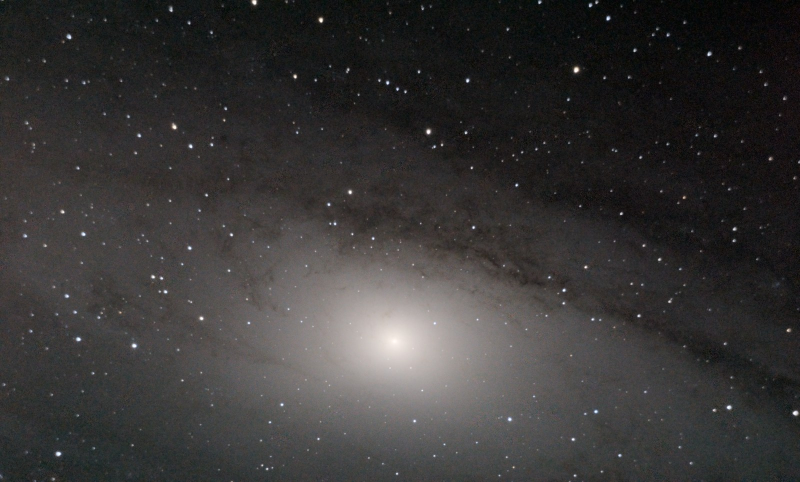
#> input picture observations/2026-10-03/images/andromeda-core-1600.jpg, 1600 x 964 px (shown at 1/2 size)
$ python -i quickstack.py   (imports and definitions only)
#> lines starting #> are read from the running program, lines starting #| are printed output that depends on the picture; after the words box and inside, x2 and y2 are one past the last pixel; in counts of white or black regions, pixels touching at a corner belong together
#> further down, picture is the input picture: shape (964, 1600, 3); mean B, G, R 54.2, 54.7, 56.4
"""Quick look, labelled as such: a stack of the camera's own JPEGs, registered on the stars.
Not the RAW pipeline (stack-pictures); every number it used goes into the recipe beside the picture.

usage: quickstack.py OUT_PREFIX CX CY HALF_W HALF_H FRAME.jpg [FRAME.jpg ...]
CX, CY: the target's place in the first frame (sensor pixels, the sensor's own way up)."""
import sys, json, os
import numpy as np, cv2

# [1 line that did not run here, left out]
frames = sys.argv[6:]


def load(f):
    return cv2.imread(f, cv2.IMREAD_COLOR | cv2.IMREAD_IGNORE_ORIENTATION).astype(np.float32)


def stars(img, n=80):
    """Centroids of the brightest compact stars, from a 2x-shrunk grey copy."""
#> called with n = 80
    g = cv2.cvtColor(img, cv2.COLOR_BGR2GRAY)
    g = cv2.resize(g, (g.shape[1] // 2, g.shape[0] // 2), interpolation=cv2.INTER_AREA)
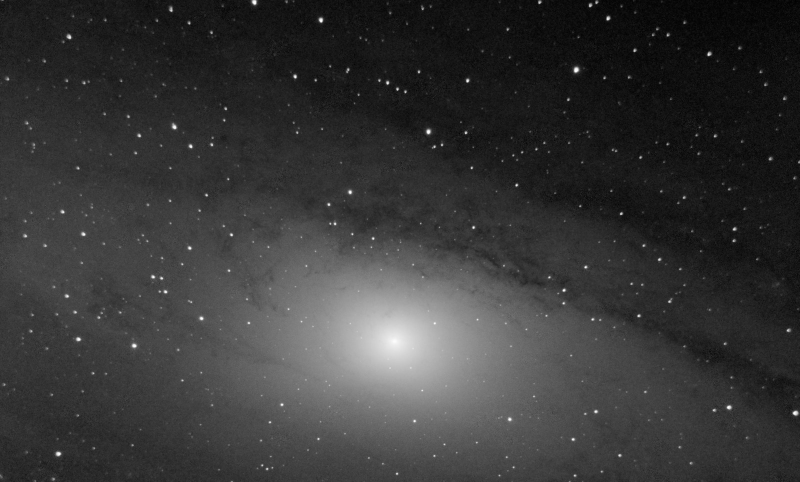
#> g: shape (482, 800); min 1, max 254, mean 55.3
    bg = cv2.medianBlur(g.astype(np.uint8), 31).astype(np.float32)
    d = g - bg
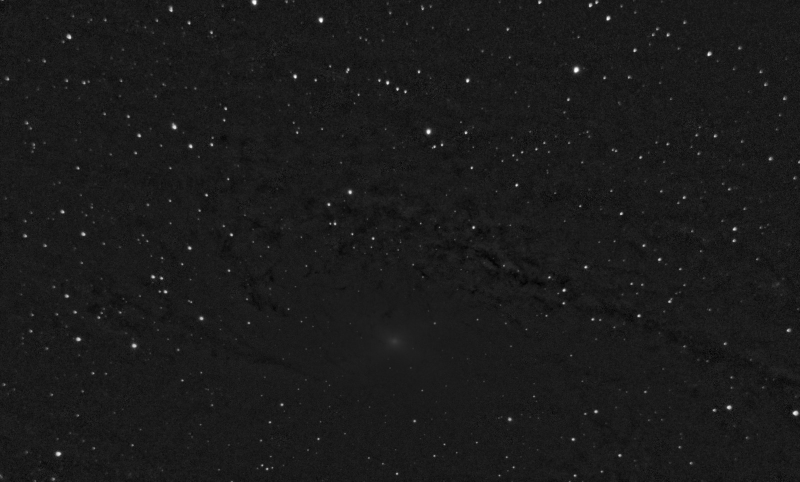
#> d: shape (482, 800) float32; min -27, max 232, mean 0.7; drawn with min black and max white
    s = 1.4826 * np.median(np.abs(d - np.median(d)))
#> s = 2.97
    mask = (d > 6 * s).astype(np.uint8)
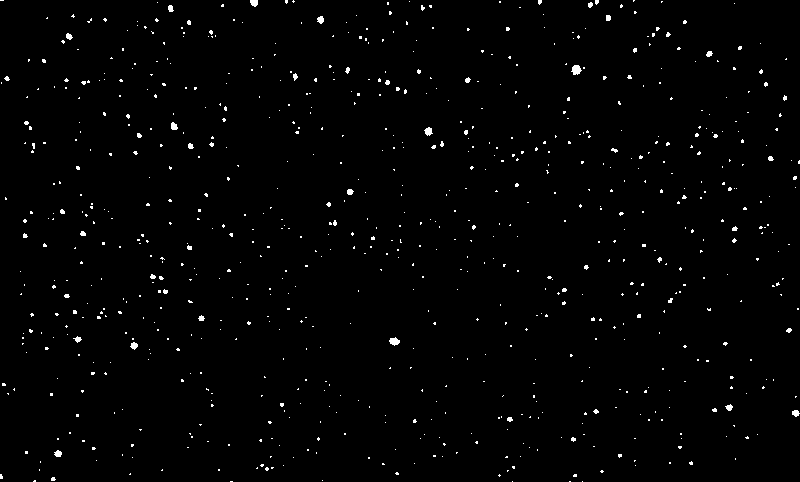
#> mask: shape (482, 800); values 0 (black) and 1 (white), 1.2% white in thin lines or dots
    k, lab, st, cen = cv2.connectedComponentsWithStats(mask)
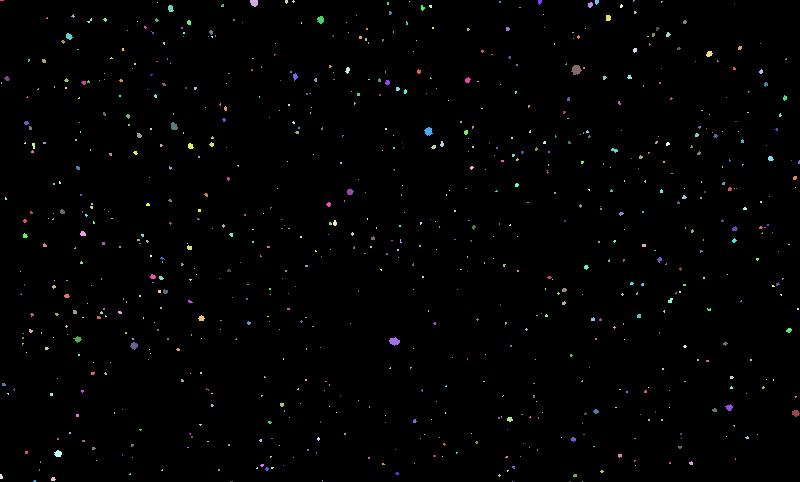
#> lab: shape (482, 800) int32; 790 distinct labels, from 0 to 789; one colour per label, 0 black
#> k = 790; st = 790 rows, first 6: [0, 0, 800, 482, 380919], [0, 0, 4, 1, 4], [250, 0, 8, 7, 45], [285, 0, 3, 4, 10], [292, 0, 3, 3, 5], [409, 1, 1, 1, 1]; cen = 790 pairs, first value 0.846 to 798.6, second value 0 to 481
    good = [(st[i, cv2.CC_STAT_AREA], cen[i]) for i in range(1, k) if 3 <= st[i, cv2.CC_STAT_AREA] <= 400]
#> good = 471 items, first 6: (4, [1.5, 0]), (45, [253.8, 2.44]), (10, [286, 1.2]), (5, [293, 1]), (4, [499.5, 1.5]), (16, [539.4, 1.56])
    good.sort(key=lambda t: -t[0] * d[int(t[1][1]), int(t[1][0])])
    return np.array([c for _, c in good[:n]], np.float32) * 2.0


def pairs(ref, pts, tol):
    a, b = [], []
    for p in pts:
        dd = np.linalg.norm(ref - p, axis=1)
        j = dd.argmin()
        if dd[j] < tol:
            a.append(ref[j]); b.append(p)
    return np.array(a, np.float32), np.array(b, np.float32)


def match(ref, pts):
    """The field shifts a little and turns about its middle (a degree in 20 minutes): a shift from the densest
    vote of pair offsets, then a rough rotation+shift from loose pairs, then a tight fit from close pairs."""
    off = (pts[None, :, :] - ref[:, None, :]).reshape(-1, 2)
    q = np.round(off / 8.0).astype(int)
    keys, counts = np.unique(q, axis=0, return_counts=True)
    shift = keys[counts.argmax()] * 8.0
    a, b = pairs(ref, pts - shift, 45.0)
    if len(a) < 6:
        return None, len(a)
    M1, _ = cv2.estimateAffinePartial2D(b + shift, a, method=cv2.RANSAC, ransacReprojThreshold=6.0)
    if M1 is None:
        return None, 0
    moved = pts @ M1[:, :2].T + M1[:, 2]
    a, _ = pairs(ref, moved, 4.0)
    keep = [i for i, p in enumerate(moved) if np.linalg.norm(ref - p, axis=1).min() < 4.0]
    if len(keep) < 6:
        return None, len(keep)
    M, inl = cv2.estimateAffinePartial2D(pts[keep], np.array([ref[np.linalg.norm(ref - moved[i], axis=1).argmin()] for i in keep]),
                                         method=cv2.RANSAC, ransacReprojThreshold=2.0)
    return M, int(inl.sum()) if inl is not None else 0


# [1 line not run here, left out]
# [1 line that did not run here, left out]
# [1 line that did not run here, left out]
cube, used, dropped = [], [], []
# [11 lines not run here, left out]
cube = np.array(cube)
# sigma-clipped mean: satellites, planes, hot pixels out
m = np.nanmean(cube, 0)
# [4 lines not run here, left out]
stack = m
# the sky: one constant per colour, measured off the target (sigma-clipped median); neutral black
sky = []
# [6 lines not run here, left out]
# [1 line that did not run here, left out]
# [1 line that did not run here, left out]
# [1 line that did not run here, left out]
k = 12.0
# [1 line that did not run here, left out]
# [1 line that did not run here, left out]
# [1 line not run here, left out]
# a quieter, half-size copy: 2x2 averaged (smaller, never enlarged)
# [1 line that did not run here, left out]
# [1 line not run here, left out]
# [1 line that did not run here, left out]
# [1 line that did not run here, left out]
# [1 line that did not run here, left out]
# [1 line that did not run here, left out]
# [6 lines not run here, left out]

>>> import cv2
>>> picture = cv2.imread('../../../observations/2026-10-03/images/andromeda-core-1600.jpg')
>>> result = stars(picture)
#> result = 80 pairs, first value 49.22 to 1590.6, second value 3.12 to 950.2

$ run again, on observations/2026-10-03/images/andromeda-mosaic-1600.jpg
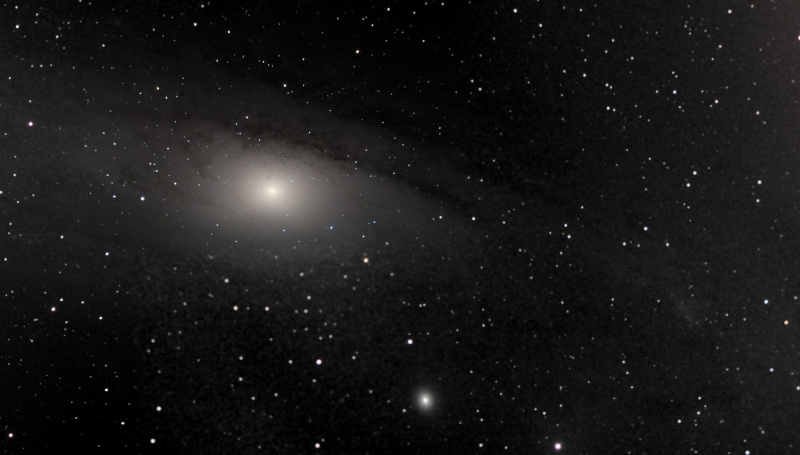
#> input picture observations/2026-10-03/images/andromeda-mosaic-1600.jpg, 1600 x 910 px (shown at 1/2 size)
#> picture is the input picture: shape (910, 1600, 3); mean B, G, R 23, 23.1, 23.7
#> s = 2.97
#> in stars, `mask = (d > 6 * s).astype(np.uint8)`:
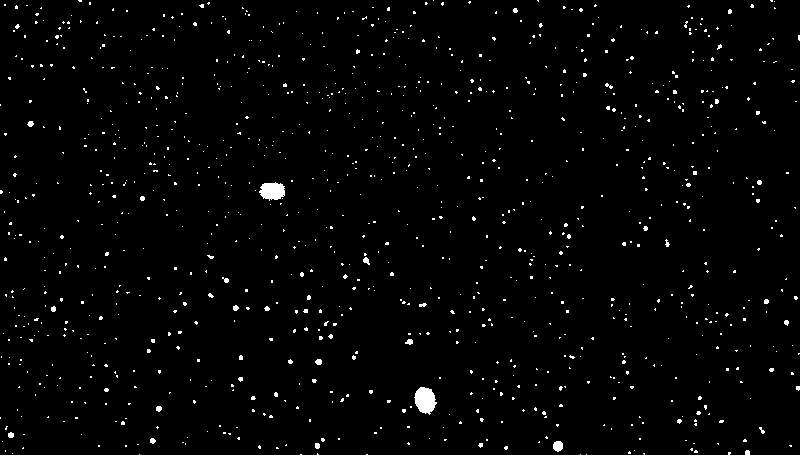
#> mask: shape (455, 800); values 0 (black) and 1 (white), 1.7% white; 1051 white regions (1026 under 20 px), largest, box (x1, y1, x2, y2) and area: (414, 387, 437, 415) 445, (259, 182, 285, 201) 365, (553, 441, 563, 452) 88
#> in stars, `k, lab, st, cen = cv2.connectedComponentsWithStats(mask)`:
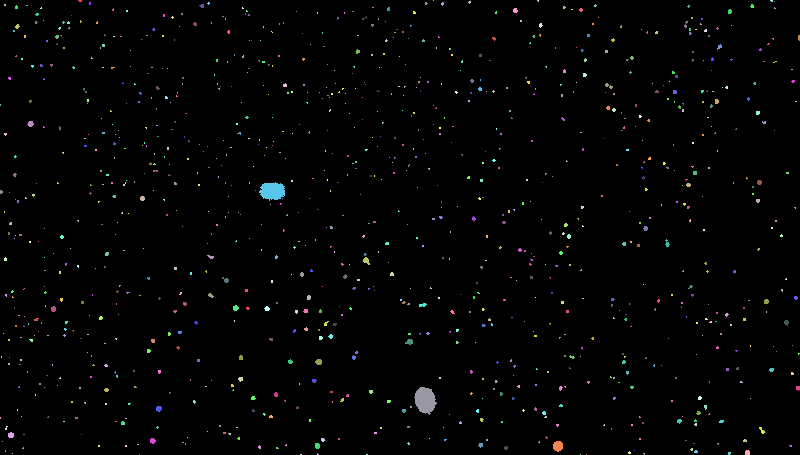
#> lab: shape (455, 800) int32; 1052 distinct labels, from 0 to 1051; one colour per label, 0 black
#> k = 1052; st = 1052 rows, first 6: [0, 0, 800, 455, 357813], [78, 0, 4, 2, 7], [433, 0, 1, 1, 1], [468, 1, 3, 3, 6], [537, 0, 2, 2, 3], [770, 0, 3, 2, 5]; cen = 1052 pairs, first value 0 to 798.5, second value 0 to 454
#> good = 648 items, first 6: (7, [79.71, 0.429]), (6, [469.2, 1.83]), (3, [537.7, 0.333]), (5, [771.2, 0.4]), (6, [89.5, 3]), (6, [208.2, 2.83])
#> result = 80 pairs, first value 21 to 1595.1, second value 17.27 to 904.3

$ run again, on observations/2026-10-03/images/andromeda-mosaic-frames-1600.jpg
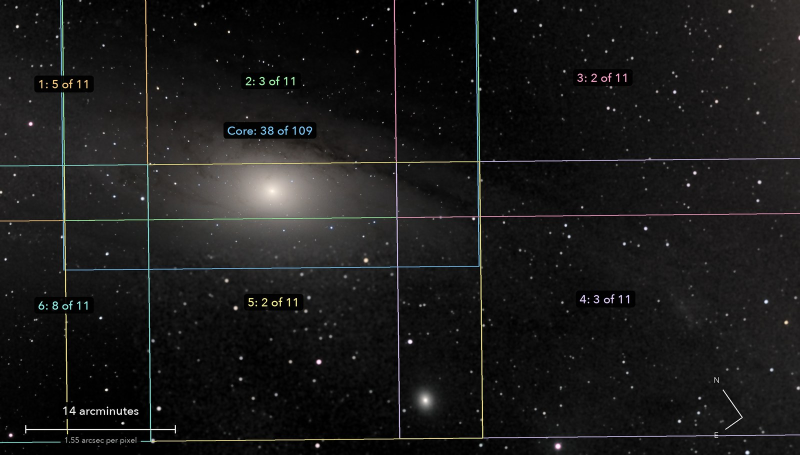
#> input picture observations/2026-10-03/images/andromeda-mosaic-frames-1600.jpg, 1600 x 910 px (shown at 1/2 size)
#> picture is the input picture: shape (910, 1600, 3); mean B, G, R 25.4, 25.7, 26
#> in stars, `d = g - bg`:
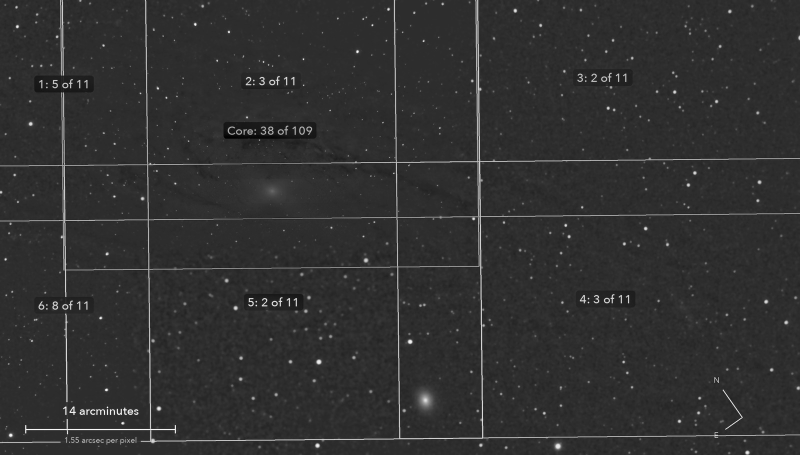
#> d: shape (455, 800) float32; min -55, max 251, mean 3.6; drawn with min black and max white
#> s = 2.97
#> mask: shape (455, 800); values 0 (black) and 1 (white), 4.4% white in thin lines or dots
#> in stars, `k, lab, st, cen = cv2.connectedComponentsWithStats(mask)`:
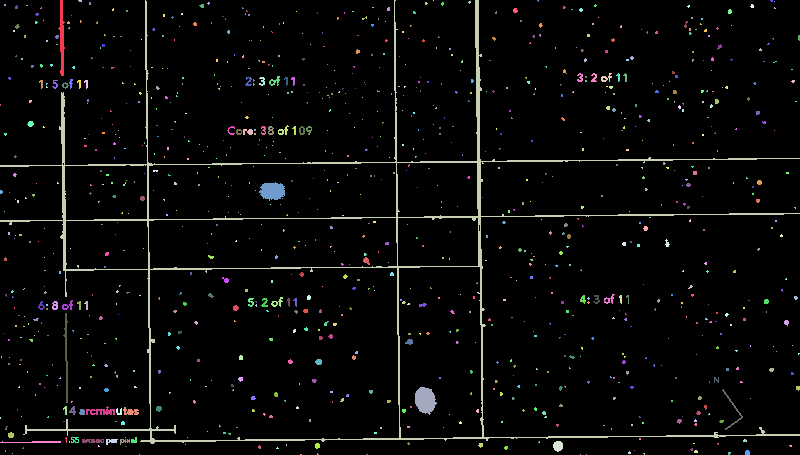
#> lab: shape (455, 800) int32; 1023 distinct labels, from 0 to 1022; one colour per label, 0 black
#> k = 1023; st = 1023 rows, first 6: [0, 0, 800, 455, 347910], [58, 0, 7, 76, 269], [78, 0, 4, 2, 7], [0, 0, 800, 444, 8045], [433, 0, 1, 1, 1], [468, 1, 3, 3, 6]; cen = 1023 pairs, first value 0 to 798.5, second value 0 to 454
#> good = 641 items, first 6: (269, [61.48, 37.76]), (7, [79.71, 0.429]), (6, [469.2, 1.83]), (3, [537.7, 0.333]), (5, [771.2, 0.4]), (6, [89.5, 3])
#> result = 80 pairs, first value 21 to 1595.1, second value 20.1 to 904.3
